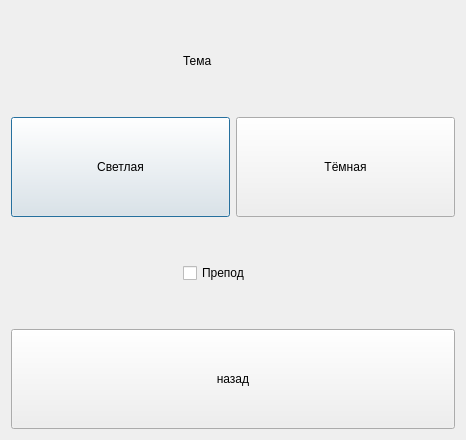
<?xml version="1.0" encoding="UTF-8"?>
<ui version="4.0">
 <class>Settings</class>
 <widget class="QDialog" name="Settings">
  <property name="geometry">
   <rect>
    <x>0</x>
    <y>0</y>
    <width>466</width>
    <height>377</height>
   </rect>
  </property>
  <property name="windowTitle">
   <string>Dialog</string>
  </property>
  <layout class="QVBoxLayout" name="verticalLayout_3">
   <item>
    <layout class="QHBoxLayout" name="horizontalLayout_3">
     <item>
      <spacer name="horizontalSpacer">
       <property name="orientation">
        <enum>Qt::Horizontal</enum>
       </property>
       <property name="sizeHint" stdset="0">
        <size>
         <width>40</width>
         <height>20</height>
        </size>
       </property>
      </spacer>
     </item>
     <item>
      <widget class="QLabel" name="label">
       <property name="minimumSize">
        <size>
         <width>100</width>
         <height>100</height>
        </size>
       </property>
       <property name="text">
        <string>Тема</string>
       </property>
      </widget>
     </item>
     <item>
      <spacer name="horizontalSpacer_2">
       <property name="orientation">
        <enum>Qt::Horizontal</enum>
       </property>
       <property name="sizeHint" stdset="0">
        <size>
         <width>40</width>
         <height>20</height>
        </size>
       </property>
      </spacer>
     </item>
    </layout>
   </item>
   <item>
    <layout class="QHBoxLayout" name="horizontalLayout">
     <item>
      <widget class="QPushButton" name="pushButton_3">
       <property name="minimumSize">
        <size>
         <width>100</width>
         <height>100</height>
        </size>
       </property>
       <property name="text">
        <string>Светлая</string>
       </property>
      </widget>
     </item>
     <item>
      <widget class="QPushButton" name="pushButton_2">
       <property name="minimumSize">
        <size>
         <width>100</width>
         <height>100</height>
        </size>
       </property>
       <property name="text">
        <string>Тёмная</string>
       </property>
      </widget>
     </item>
    </layout>
   </item>
   <item>
    <spacer name="verticalSpacer">
     <property name="orientation">
      <enum>Qt::Vertical</enum>
     </property>
     <property name="sizeHint" stdset="0">
      <size>
       <width>20</width>
       <height>40</height>
      </size>
     </property>
    </spacer>
   </item>
   <item>
    <layout class="QHBoxLayout" name="horizontalLayout_4">
     <item>
      <spacer name="horizontalSpacer_3">
       <property name="orientation">
        <enum>Qt::Horizontal</enum>
       </property>
       <property name="sizeHint" stdset="0">
        <size>
         <width>40</width>
         <height>20</height>
        </size>
       </property>
      </spacer>
     </item>
     <item>
      <widget class="QCheckBox" name="checkBox">
       <property name="minimumSize">
        <size>
         <width>100</width>
         <height>100</height>
        </size>
       </property>
       <property name="text">
        <string>Препод</string>
       </property>
      </widget>
     </item>
     <item>
      <spacer name="horizontalSpacer_4">
       <property name="orientation">
        <enum>Qt::Horizontal</enum>
       </property>
       <property name="sizeHint" stdset="0">
        <size>
         <width>40</width>
         <height>20</height>
        </size>
       </property>
      </spacer>
     </item>
    </layout>
   </item>
   <item>
    <spacer name="verticalSpacer_2">
     <property name="orientation">
      <enum>Qt::Vertical</enum>
     </property>
     <property name="sizeHint" stdset="0">
      <size>
       <width>20</width>
       <height>40</height>
      </size>
     </property>
    </spacer>
   </item>
   <item>
    <widget class="QPushButton" name="pushButton">
     <property name="minimumSize">
      <size>
       <width>100</width>
       <height>100</height>
      </size>
     </property>
     <property name="text">
      <string>назад</string>
     </property>
    </widget>
   </item>
  </layout>
 </widget>
 <resources/>
 <connections/>
</ui>
